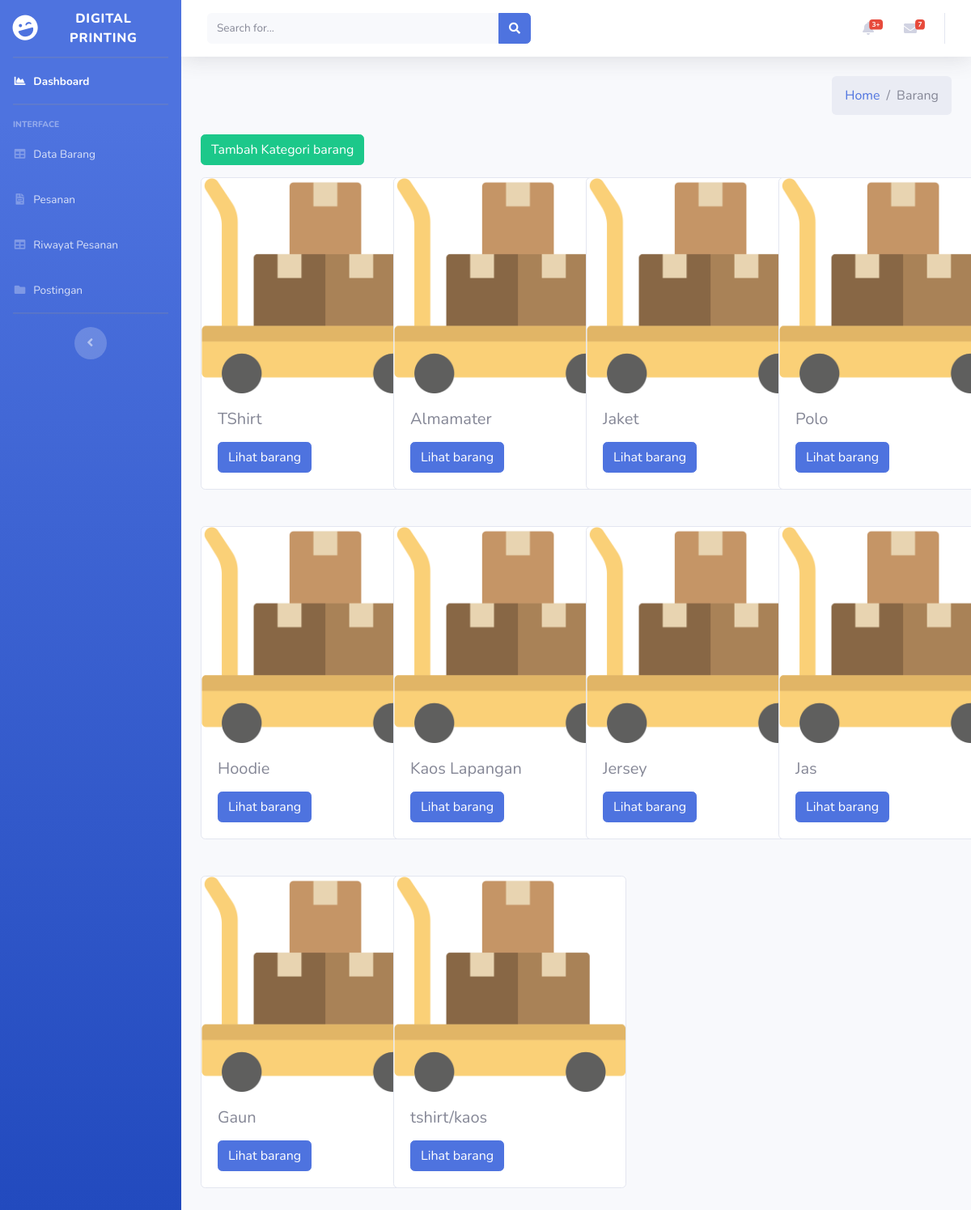
Before: /index.php/admin/barang with the older database file.
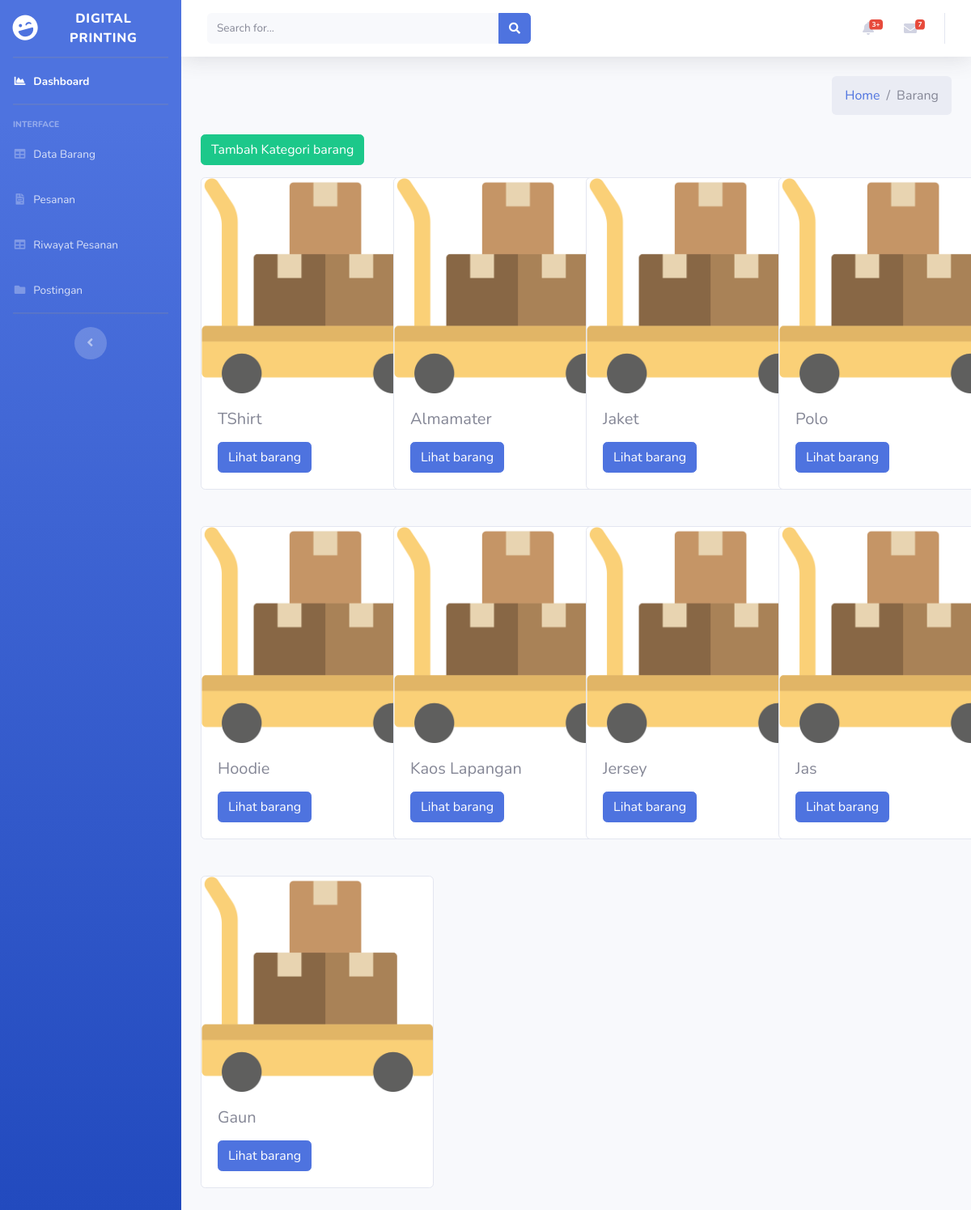
After: the same page with the newer database file.
### tables this page shows
CREATE TABLE `kategori` (
  `id_kategori` int(11) NOT NULL,
  `nama_kategori` varchar(250) NOT NULL,
  `gambar_kategori` varchar(250) NOT NULL
);

### application/controllers/Admin.php (called while the page is built, shortened)
<?php
class Admin extends CI_Controller
{
    public function __construct()
    {
        $this->load->model('Admin_model');
    }
    public function barang()
    {
        $data['title'] = 'Barang-Barang';
        $data['admindata'] = $this->Admin_model->getAdmin();
        $data['countKonsumen'] = $this->Admin_model->getJmlKonsum();
        $data['countVendor'] = $this->Admin_model->getJmlVendor();
        $data['countBarang'] = $this->Admin_model->getJmlBarang();
        $data['allBarang'] = $this->Admin_model->getAllBarang();
        $this->load->view('templates/header', $data);
        $this->load->view('templates/sidebar', $data);
        $this->load->view('admin/barang', $data);
        $this->load->view('templates/footer', $data);
    }
}

### index.php (called while the page is built, shortened)
<?php
require_once BASEPATH.'core/CodeIgniter.php';

### application/models/Admin_model.php (called while the page is built, shortened)
<?php
class Admin_model extends CI_model
{
    public function getAllBarang()
    {
        return $this->db->get('kategori')->result_array();
    }
}

### application/views/admin/barang.php (the view, shortened to what this page needs)
<div class="content-wrapper">
	<div class="content-header">
		<div class="container-fluid">
			<div class="row mb-2">
				<div class="col-sm-6">
				</div>
				<div class="col-sm-6">
					<ol class="breadcrumb float-sm-right">
						<li class="breadcrumb-item"><a href="<?php echo base_url(
																	'Barang/index/'
																); ?>">Home</a></li>
						<li class="breadcrumb-item active">Barang</li>
					</ol>
				</div>
			</div>
		</div>
	</div>
	<div class="content">
		<div class="container-fluid">
			<a href="<?= base_url('admin/tambahKategori') ?>" class="btn btn-success">Tambah Kategori barang</a>
			<div class="row">
				<?php foreach ($allBarang as $barang) { ?>
					<div class="col-3" style="margin-top: 15px; margin-bottom: 30px;">
						<div class="card" style="width: 18rem;">
							<img src="<?= base_url('assets/img/barang.png') ?>" class="card-img-top" alt="...">
							<div class="card-body">
								<h5 class="card-title"><?= $barang['nama_kategori'] ?></h5>
								<a href="<?= base_url('admin/dataBarang/') . $barang['id_kategori'] ?>" class="btn btn-primary">Lihat barang</a>
							</div>
						</div>
					</div>
				<?php } ?>
			</div>
		</div>
	</div>
</div>

### application/views/templates/header.php (shortened to what this page needs)
<!DOCTYPE html>
<html lang="en">
<head>
	<link rel="stylesheet" href="https://cdnjs.cloudflare.com/ajax/libs/twitter-bootstrap/4.5.2/css/bootstrap.css">
	<link rel="stylesheet" href="https://cdn.datatables.net/1.10.23/css/dataTables.bootstrap4.min.css">
	<link href="https://cdn.jsdelivr.net/npm/bootstrap@5.0.0-beta1/dist/css/bootstrap.min.css" rel="stylesheet">
	<link href="<?php echo base_url() ?>assets/vendor/fontawesome-free/css/all.min.css" rel="stylesheet" type="text/css">
	<link href="<?php echo base_url() ?>assets/css/sb-admin-2.min.css" rel="stylesheet">
</head>
<body id="page-top">
	<div id="wrapper">
		<ul class="navbar-nav bg-gradient-primary sidebar sidebar-dark accordion" id="accordionSidebar">
			<a class="sidebar-brand d-flex align-items-center justify-content-center" href="<?php echo base_url('Admin/index') ?>">
				<div class="sidebar-brand-icon rotate-n-15">
					<i class="fas fa-laugh-wink"></i>
				</div>
				<div class="sidebar-brand-text mx-3">Digital Printing</div>
			</a>
			<hr class="sidebar-divider my-0">
			<li class="nav-item active">
				<a class="nav-link" href="<?php echo base_url('Admin/index') ?>">
					<i class="fas fa-fw fa-chart-area"></i>
					<span>Dashboard</span></a>
			</li>
			<hr class="sidebar-divider">
			<div class="sidebar-heading">
				Interface
			</div>
			<li class="nav-item">
				<a class="nav-link" href="<?php echo base_url('admin/barang'); ?>">
					<i class="fas fa-fw fa-table"></i>
					<span>Data Barang</span></a>
			</li>
			<li class="nav-item">
				<a class="nav-link" href="<?php echo base_url('admin/daftarPesanan'); ?>">
					<i class="fas fa-fw fa-file-invoice"></i>
					<span>Pesanan</span>
				</a>
			</li>
			<li class="nav-item">
				<a class="nav-link" href="<?= base_url('admin/HistoriPesanan') ?>">
					<i class="fas fa-fw fa-table"></i>
					<span>Riwayat Pesanan</span></a>
			</li>
			<li class="nav-item">
				<a class="nav-link" href="<?= base_url('admin/postingan') ?>">
					<i class="fas fa-fw fa-folder"></i>
					<span>Postingan</span></a>
			</li>
			<hr class="sidebar-divider d-none d-md-block">
			<div class="text-center d-none d-md-inline">
				<button class="rounded-circle border-0" id="sidebarToggle"></button>
			</div>
		</ul>

### application/views/templates/sidebar.php (shortened to what this page needs)
<div id="content-wrapper" class="d-flex flex-column">
  <div id="content">
    <nav class="navbar navbar-expand navbar-light bg-white topbar mb-4 static-top shadow">
      <form class="d-none d-sm-inline-block form-inline mr-auto ml-md-3 my-2 my-md-0 mw-100 navbar-search">
        <div class="input-group">
          <input type="text" class="form-control bg-light border-0 small" placeholder="Search for..." aria-label="Search" aria-describedby="basic-addon2">
          <div class="input-group-append">
            <button class="btn btn-primary" type="button">
              <i class="fas fa-search fa-sm"></i>
            </button>
          </div>
        </div>
      </form>
      <ul class="navbar-nav ml-auto">
        <li class="nav-item dropdown no-arrow mx-1">
          <a class="nav-link dropdown-toggle" href="#" id="alertsDropdown" role="button" data-toggle="dropdown" aria-haspopup="true" aria-expanded="false">
            <i class="fas fa-bell fa-fw"></i>
            <span class="badge badge-danger badge-counter">3+</span>
          </a>
        </li>
        <li class="nav-item dropdown no-arrow mx-1">
          <a class="nav-link dropdown-toggle" href="#" id="messagesDropdown" role="button" data-toggle="dropdown" aria-haspopup="true" aria-expanded="false">
            <i class="fas fa-envelope fa-fw"></i>
            <span class="badge badge-danger badge-counter">7</span>
          </a>
        </li>
      </ul>
    </nav>

### application/views/templates/footer.php (shortened to what this page needs)
</div>
</div>
</body>
</html>

Changed rows visible on the page:
removed kategori: nama_kategori "tshirt/kaos"
